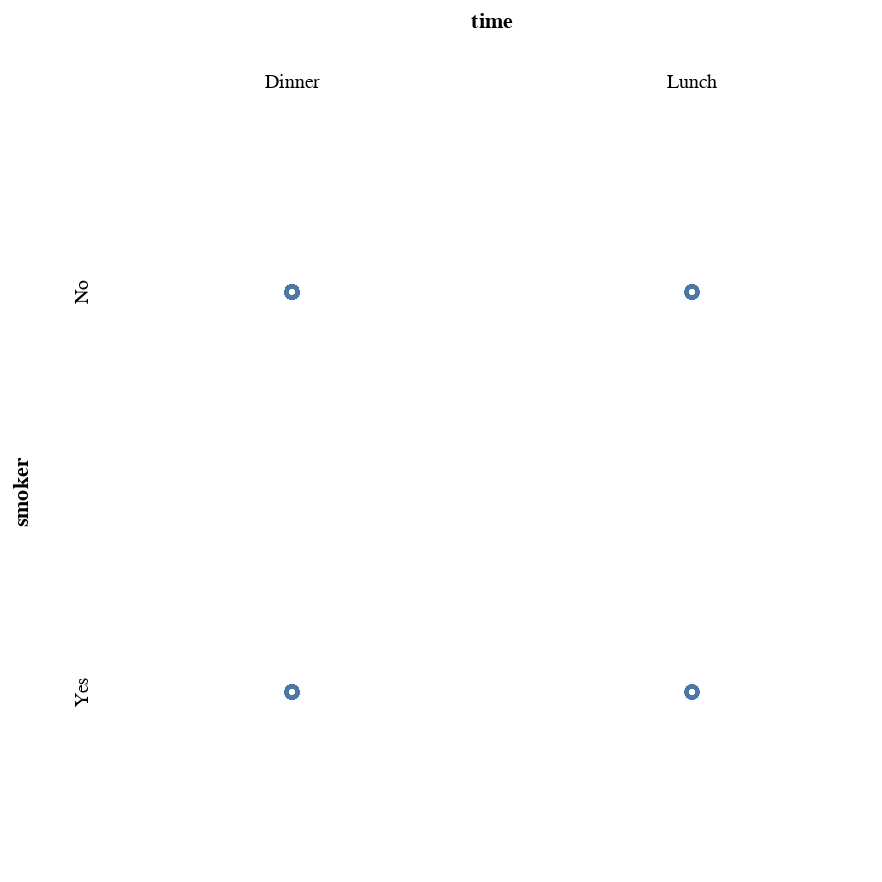

This figure's notebook cell:
### Code cell
sns.set(style="ticks", color_codes=True)
display(salt.FacetGrid(tips, col="time", row="smoker"))
g = sns.FacetGrid(tips, col="time", row="smoker")

### Figure 1 — Vega-Lite specification as saved in the notebook (floating-point values rounded to 4 significant figures; data arrays with more than 128 entries replaced by an {"elided": "..."} marker saying what was removed)
{"$schema": "https://vega.github.io/schema/vega-lite/v2.4.1.json", "config": {"view": {"height": 300, "width": 400}}, "data": {"values": {"elided": "244 records"}}, "facet": {"column": {"field": "time", "type": "nominal"}, "row": {"field": "smoker", "type": "nominal"}}, "spec": {"height": 180, "mark": "point", "width": 180}}
